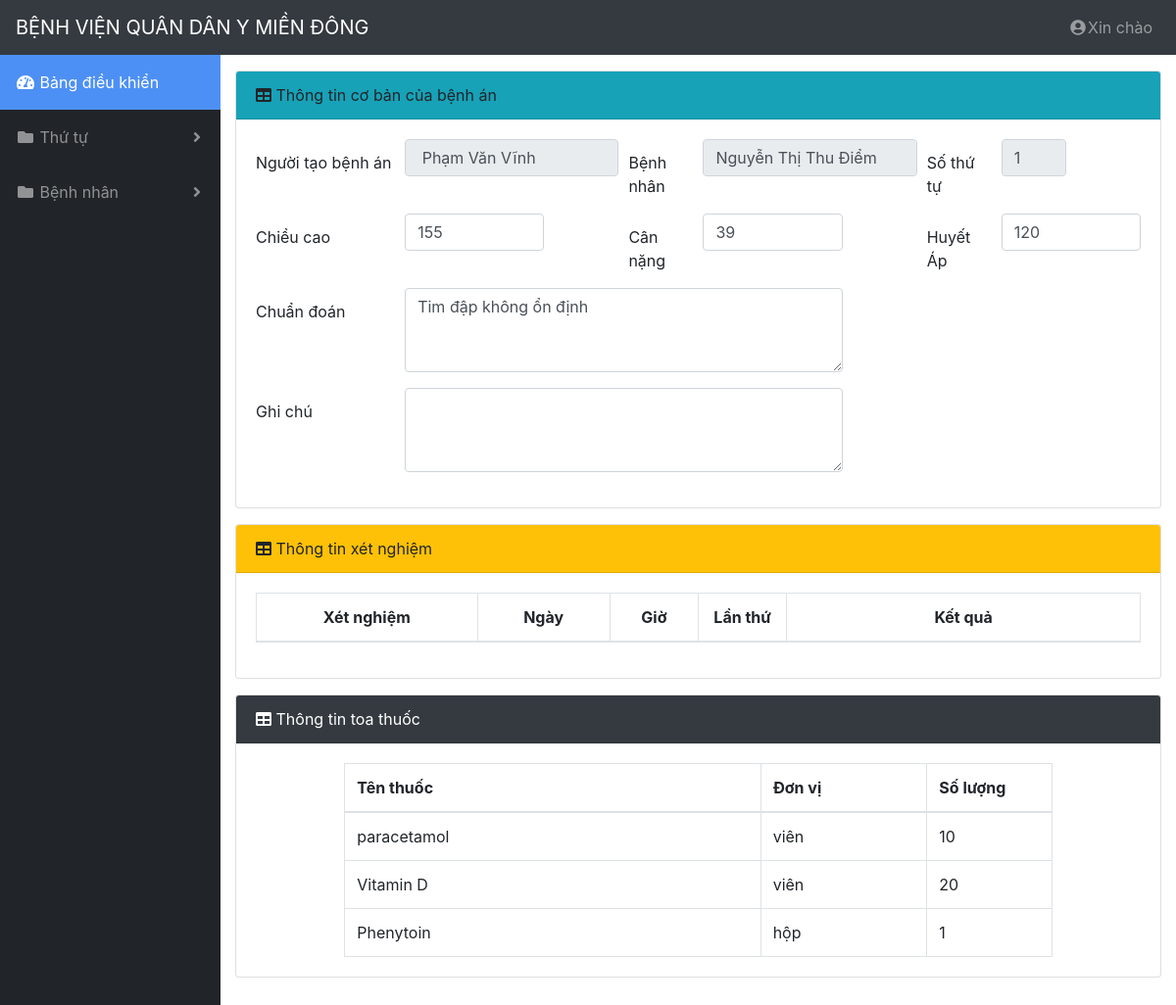
The page /views/chitietbenhan.php?ba=15 on the database its author committed.
### tables this page shows
CREATE TABLE `tblbenhan` (
  `id` int(11) NOT NULL,
  `idBenhnhan` int(11) NOT NULL,
  `idBacsi` int(11) NOT NULL,
  `soTT` int(11) NOT NULL,
  `chuanDoan` varchar(255) NOT NULL,
  `chieuCao` float DEFAULT '160' COMMENT 'cm',
  `canNang` float DEFAULT '50' COMMENT 'KG',
  `huyetAp` float DEFAULT '120' COMMENT 'mmHg',
  `ghiChu` varchar(255) DEFAULT 'Kháng thuốc nôn ói',
  `ngayTao` timestamp NOT NULL DEFAULT CURRENT_TIMESTAMP ON UPDATE CURRENT_TIMESTAMP,
  `tinhTrang` char(1) NOT NULL DEFAULT '0' COMMENT '0: Chưa khám; 1: Đã khám',
  `datao_benhAn` char(1) NOT NULL DEFAULT '0' COMMENT '0 là chưa; 1 là rồi'
);

CREATE TABLE `tblbacsi` (
  `id` int(11) NOT NULL,
  `ten` varchar(255) NOT NULL,
  `idKhoa` int(11) NOT NULL,
  `ngaySinh` date DEFAULT NULL,
  `gioiTinh` char(3) NOT NULL,
  `diaChi` varchar(100) NOT NULL DEFAULT 'Quận 9, TPHCM',
  `CMND` char(9) NOT NULL,
  `danToc` varchar(255) DEFAULT NULL,
  `trinhDo` char(2) NOT NULL,
  `BHYT` char(15) DEFAULT NULL,
  `soDT` char(11) NOT NULL,
  `idDangnhap` int(11) NOT NULL
);

CREATE TABLE `tblbenhnhan` (
  `id` int(11) NOT NULL,
  `ten` varchar(255) NOT NULL,
  `gioiTinh` char(3) NOT NULL,
  `diaChi` varchar(100) NOT NULL,
  `ngaySinh` date NOT NULL,
  `soDT` char(11) NOT NULL,
  `CMND` char(9) DEFAULT NULL,
  `danToc` varchar(255) DEFAULT NULL,
  `ngheNghiep` varchar(255) DEFAULT NULL,
  `BHYT` char(15) DEFAULT NULL,
  `ngoaiTuyen` char(1) DEFAULT '0' COMMENT '0: Ngoại tuyến; 1: Không ngoại tuyến',
  `idDangnhap` int(11) NOT NULL
);

CREATE TABLE `tblcttoathuoc` (
  `id` int(11) NOT NULL,
  `idtoathuoc` int(11) NOT NULL,
  `idthuoc` int(11) NOT NULL,
  `soLuong` int(11) NOT NULL,
  `tongTien` decimal(10,0) NOT NULL
);

CREATE TABLE `tblthuoc` (
  `id` int(11) NOT NULL,
  `tenThuoc` varchar(255) NOT NULL,
  `donVi` varchar(255) NOT NULL,
  `xuatXu` varchar(255) DEFAULT NULL,
  `donGia` decimal(10,0) NOT NULL,
  `tinhTrang` char(1) NOT NULL DEFAULT '0' COMMENT '0 là dang sử dụng; 1 là không sử dụng'
);

### views/chitietbenhan.php (the view, shortened to what this page needs)
<?php include('header.php') ?>
<?php
	if( ( $user['quyen']==0) && isset($_GET['ba']) && is_numeric($_GET['ba']) ){
		$conn = connection::_open();
        $id_ba = $_GET['ba'];
		$sql = "SELECT A.* , A.id as id_ba , B.* ,B.id as id_bn , B.ten  as ten_bn , C.* ,  C.id as id_bs , C.ten as ten_bs FROM tblbenhan A , tblbenhnhan B , tblbacsi C WHERE A.idBenhnhan = B.id AND A.idBacsi = C.id AND A.id= '{$id_ba}' ";
        $BenhAn = mysqli_query($conn,$sql)->fetch_array(MYSQLI_ASSOC);
		if($BenhAn){
			$sql = "SELECT * FROM tbltoathuoc A , tblcttoathuoc B , tblthuoc  C WHERE B.idtoathuoc = A.id AND B.idthuoc = C.id AND A.idBenhan = '{$id_ba}'";
            $thuoc = mysqli_query($conn,$sql)->fetch_all(MYSQLI_ASSOC);
		}
		else{
            echo "<meta http-equiv='Refresh' content='0;URL=/' />";
            exit();
		}
	}else{
        echo "<meta http-equiv='Refresh' content='0;URL=/' />";
        exit();
	}
?>
<div class="container-fluid">
    <div class="card mb-3 mt-3">
		<div class="card-header bg-info">
			<i class="fas fa-table"></i>
			Thông tin cơ bản của bệnh án
		</div>
		<div class="card-body">
			<form id="form-benh-an">
				<div class="form-group">
					<div class="form-row">
						<div class="col-md-2">
							<label for="text_bacsi">Người tạo bệnh án</label>
						</div>
						<div class="col-md-3">
							<input class="form-control" type="text" name="text_bacsi" value="<?php echo $BenhAn['ten_bs'] ?>" readonly>
						</div>
						<div class="col-md-1">
							<label for="id_benh_nhan">Bệnh nhân</label>
						</div>
						<div class="col-md-3">
							<input class="form-control" type="text" name="text_benh_nhan" value="<?php echo $BenhAn['ten_bn'] ?>" readonly>
						</div>
						<div class="col-md-1">
							<label for="txt_soTT">Số thứ tự</label>
						</div>
						<div class="col-md-1">
							<input class="form-control" type="text" name="txt_soTT" value="<?php echo $BenhAn['soTT'] ?>" readonly>
						</div>
					</div>
				</div>
				<div class="form-group">
					<div class="form-row">
						<div class="col-md-2">
							<label for="text_chieu_cao">Chiều cao</label>
						</div>
						<div class="col-md-2">
							<input class="form-control" type="text" name="text_chieu_cao" placeholder="CM" value="<?php echo $BenhAn['chieuCao'] ?>">
						</div>
						<div class="col-md-1 offset-md-1">
							<label for="txt_can_nang">Cân nặng</label>
						</div>
						<div class="col-md-2">
							<input class="form-control" type="text" name="txt_can_nang" placeholder="KG" value="<?php echo $BenhAn['canNang'] ?>">
						</div>
						<div class="col-md-1 offset-md-1">
							<label for="txt_huyet_ap">Huyết Áp</label>
						</div>
						<div class="col-md-2">
							<input class="form-control" type="text" name="txt_huyet_ap" placeholder="mmHg" value="<?php echo $BenhAn['huyetAp'] ?>">
						</div>
					</div>
				</div>
				<div class="form-group">
					<div class="form-row">
						<div class="col-md-2">
							<label for="text_chuan_doan">Chuẩn đoán</label>
						</div>
						<div class="col-md-6">
							<textarea class="form-control" name="text_chuan_doan" cols="30" rows="3"><?php echo $BenhAn['chuanDoan'] ?></textarea>
						</div>
					</div>
				</div>
				<div class="form-group">
					<div class="form-row">
						<div class="col-md-2">
							<label for="text_chuan_doan">Ghi chú</label>
						</div>
						<div class="col-md-6">
							<textarea class="form-control" name="text_ghi_chu" cols="30" rows="3"><?php echo $BenhAn['ghiChu'] ?></textarea>
						</div>
					</div>
				</div>
			</form>
		</div>
    </div>
    <div class="card mb-3 mt-3">
		<div class="card-header bg-warning">
			<i class="fas fa-table"></i>
			Thông tin xét nghiệm
		</div>
		<div class="card-body">
			<div class="table-responsive">
				<table class="table table-bordered" id="table_xet_nghiem_detail" width="100%" cellspacing="0">
					<thead>
						<tr>
							<th>Xét nghiệm</th>
							<th>Ngày</th>
							<th>Giờ</th>
							<th>Lần thứ</th>
							<th>Kết quả</th>
						</tr>
					</thead>
				</table>
			</div>
		</div>
    </div>
    <div class="card mb-5 mt-3">
		<div class="card-header bg-dark text-white">
			<i class="fas fa-table"></i>
			Thông tin toa thuốc
		</div>
		<div class="card-body">
			<div class="table-responsive">
				<table class="table table-bordered" id="table_thuoc" width="100%" cellspacing="0">
					<thead>
						<tr>
							<th>Tên thuốc</th>
							<th>Đơn vị</th>
							<th>Số lượng</th>
						</tr>
					</thead>
					<tbody>
                        <?php
                            if( count( $thuoc ) > 0 ){
                                foreach( $thuoc as $t ){
                                    echo "<tr>
                                    <td>{$t['tenThuoc']}</td>
                                    <td>{$t['donVi']}</td>
                                    <td>{$t['soLuong']}</td>
                                    </tr>";
                                }
                            }
                        ?>
					</tbody>
				</table>
			</div>
		</div>
	</div>
</div>
<?php include('footer.php') ?>

### views/header.php (shortened to what this page needs)
<!DOCTYPE html>
<html lang="en">
  <head>
    <link href="vendor/bootstrap/css/bootstrap.min.css" rel="stylesheet">
    <link href="vendor/fontawesome-free/css/all.min.css" rel="stylesheet" type="text/css">
    <link href="css/bootstrap-datepicker.css" rel="stylesheet" type="text/css">
    <link href="css/bootstrap-timepicker.min.css" rel="stylesheet" type="text/css">
    <link href="css/chosen.min.css" rel="stylesheet" type="text/css">
    <link href="css/jquery.dataTables.min.css" rel="stylesheet" type="text/css">
    <link href="css/sb-admin.css" rel="stylesheet">
    <link href="css/custom.css" rel="stylesheet">
  </head>
  <body id="page-top">
    <nav class="navbar navbar-expand navbar-dark bg-dark static-top">
      <a class="navbar-brand mr-1" href="/">BỆNH VIỆN QUÂN DÂN Y MIỀN ĐÔNG</a>
      <ul class="navbar-nav ml-auto ml-md-0">
        <li class="nav-item dropdown no-arrow">
          <a class="nav-link dropdown-toggle" href="#" id="userDropdown" role="button" data-toggle="dropdown" aria-haspopup="true" aria-expanded="false">
            <i class="fas fa-user-circle fa-fw"></i>Xin chào
          </a>
        </li>
      </ul>
    </nav>
    <div id="wrapper">
      <ul class="sidebar navbar-nav">
        <li class="nav-item active">
          <a class="nav-link" href="/">
            <i class="fas fa-fw fa-tachometer-alt"></i>
            <span>Bảng điều khiển</span>
          </a>
		</li>
		<li class="nav-item dropdown">
				<a class="nav-link dropdown-toggle" href="#" id="pagesDropdown" role="button" data-toggle="dropdown" aria-haspopup="true" aria-expanded="false">
					<i class="fas fa-fw fa-folder"></i>
					<span>Thứ tự</span>
				</a>
			</li>
		<?php if($user['quyen'] == 0) :?>
		<li class="nav-item dropdown">
			<a class="nav-link dropdown-toggle" href="#" id="pagesDropdown" role="button" data-toggle="dropdown" aria-haspopup="true" aria-expanded="false">
				<i class="fas fa-fw fa-folder"></i>
				<span>Bệnh nhân</span>
			</a>
		</li>
		<?php endif;?>
      </ul>

### views/footer.php (shortened to what this page needs)
</div>
  </body>
</html>

### css/sb-admin.css (style rules this page uses)
html { position: relative; min-height: 100%; }
body { height: 100%; }
#wrapper { display: -webkit-box; display: -ms-flexbox; display: flex; }
.navbar-nav .nav-item.active .nav-link { color: #fff; }
.navbar-nav .nav-item.dropdown .dropdown-toggle::after { width: 1rem; text-align: center; float: right; vertical-align: 0; border: 0; font-weight: 900; content: '\f105'; font-family: 'Font Awesome 5 Free'; }
.navbar-nav .nav-item.dropdown.no-arrow .dropdown-toggle::after { display: none; }
.sidebar { width: 90px !important; background-color: #212529; min-height: calc(100vh - 56px); }
.sidebar .nav-item:last-child { margin-bottom: 1rem; }
.sidebar .nav-item .nav-link { text-align: center; padding: 0.75rem 1rem; width: 90px; }
.sidebar .nav-item .nav-link span { font-size: 0.65rem; display: block; }
.sidebar .nav-item.dropdown .dropdown-toggle::after { display: none; }
.sidebar .nav-item .nav-link { color: rgba(255, 255, 255, 0.5); }
@media (min-width: 768px) { .sidebar { width: 225px !important; } }
@media (min-width: 768px) { .sidebar .nav-item .nav-link { display: block; width: 100%; text-align: left; padding: 1rem; width: 225px; } }
@media (min-width: 768px) { .sidebar .nav-item .nav-link span { font-size: 1rem; display: inline; } }
@media (min-width: 768px) { .sidebar .nav-item.dropdown .dropdown-toggle::after { display: block; } }
:root { --input-padding-x: 0.75rem; --input-padding-y: 0.75rem; }

### css/custom.css (style rules this page uses)
.bg-info { background: #17a2b8; }
.bg-warning { background: #ffc107; }
.bg-dark { background: #343a40; }
.form-row label { margin-bottom: unset; margin-top: 12px; }
#table_thuoc { width: 80%; margin: auto; }
#table_thuoc thead tr th:nth-child(1) { width:50%; }
#table_thuoc thead tr th:nth-child(2) { width:20%; }
#table_thuoc thead tr th:nth-child(3) { width:15%; }
#table_thuoc thead tr th:last-child { width:15%; }
.active { background:#4d90f5; }
#table_xet_nghiem_detail thead { text-align: center; }
#table_xet_nghiem_detail thead tr th:nth-child(1) { width:25%!important; }
#table_xet_nghiem_detail thead tr th:nth-child(2) { width:15%!important; }
#table_xet_nghiem_detail thead tr th:nth-child(3) { width:10%!important; }
#table_xet_nghiem_detail thead tr th:nth-child(4) { width:10%!important; }

### rows shown on the page
tblbenhan: text_bacsi "Phạm Văn Vĩnh", text_benh_nhan "Nguyễn Thị Thu Điểm", txt_soTT "1", text_chieu_cao "155", txt_can_nang "39", txt_huyet_ap "120", text_chuan_doan "Tim đập không ổn định"
tblcttoathuoc: idthuoc.tenThuoc "paracetamol", idthuoc.donVi "viên", soLuong "10"
tblcttoathuoc: idthuoc.tenThuoc "Vitamin D", idthuoc.donVi "viên", soLuong "20"
tblcttoathuoc: idthuoc.tenThuoc "Phenytoin", idthuoc.donVi "hộp", soLuong "1"
